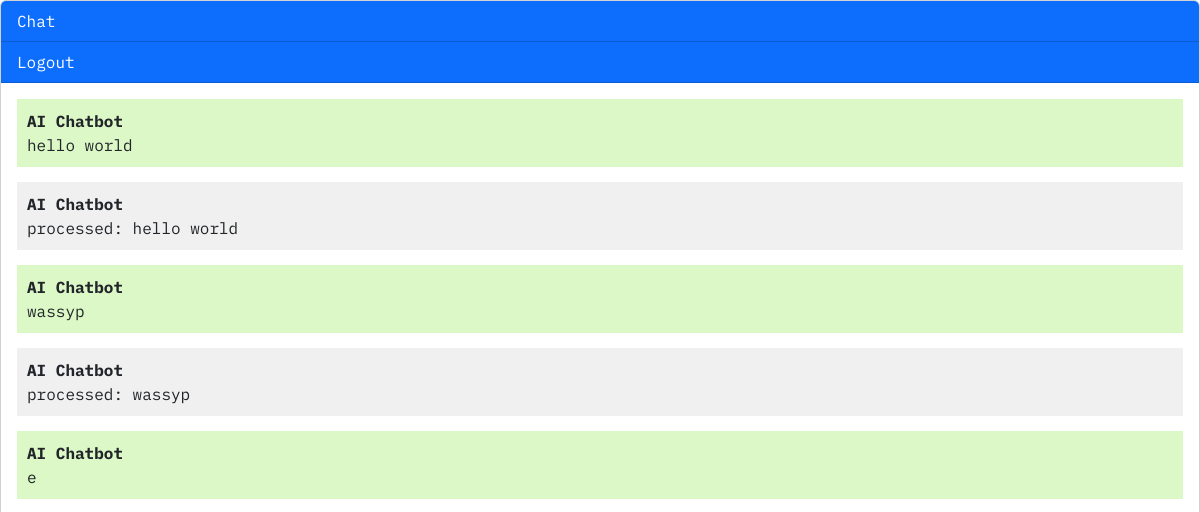
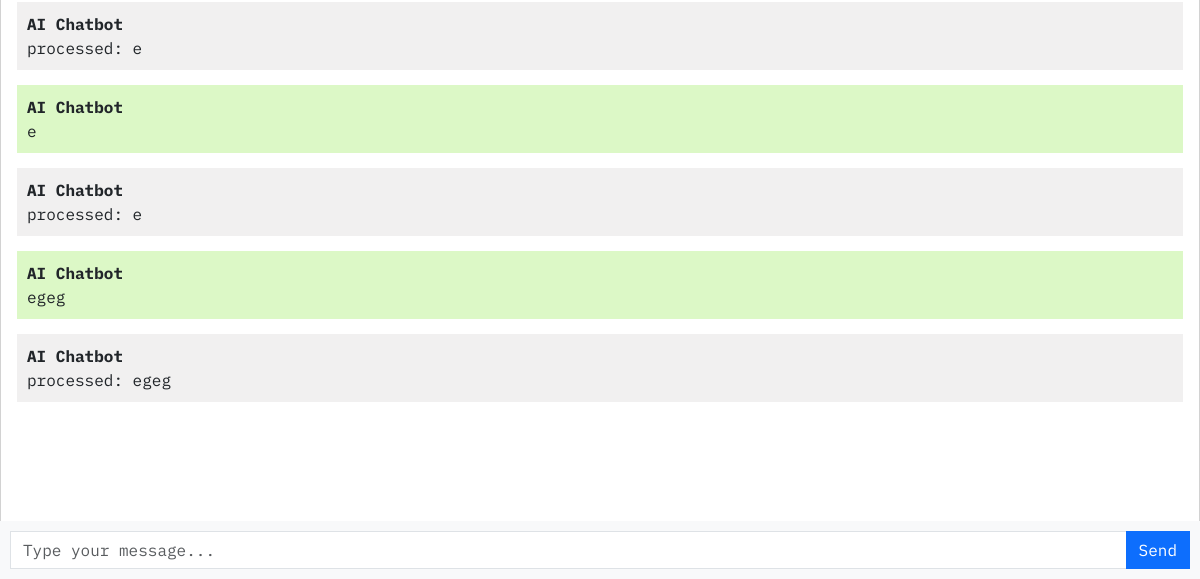
The app's page / (signed in), older data (2 pictures, top to bottom).
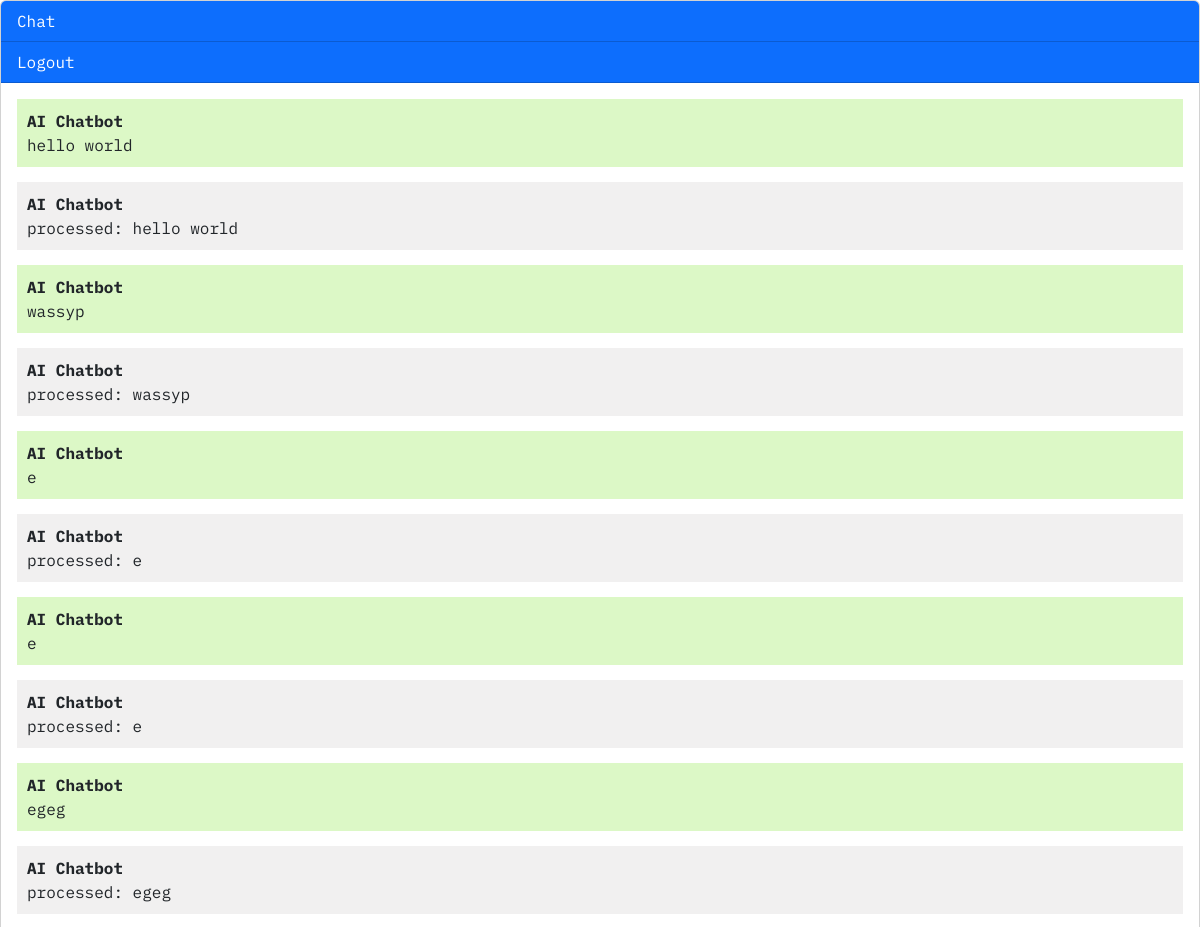
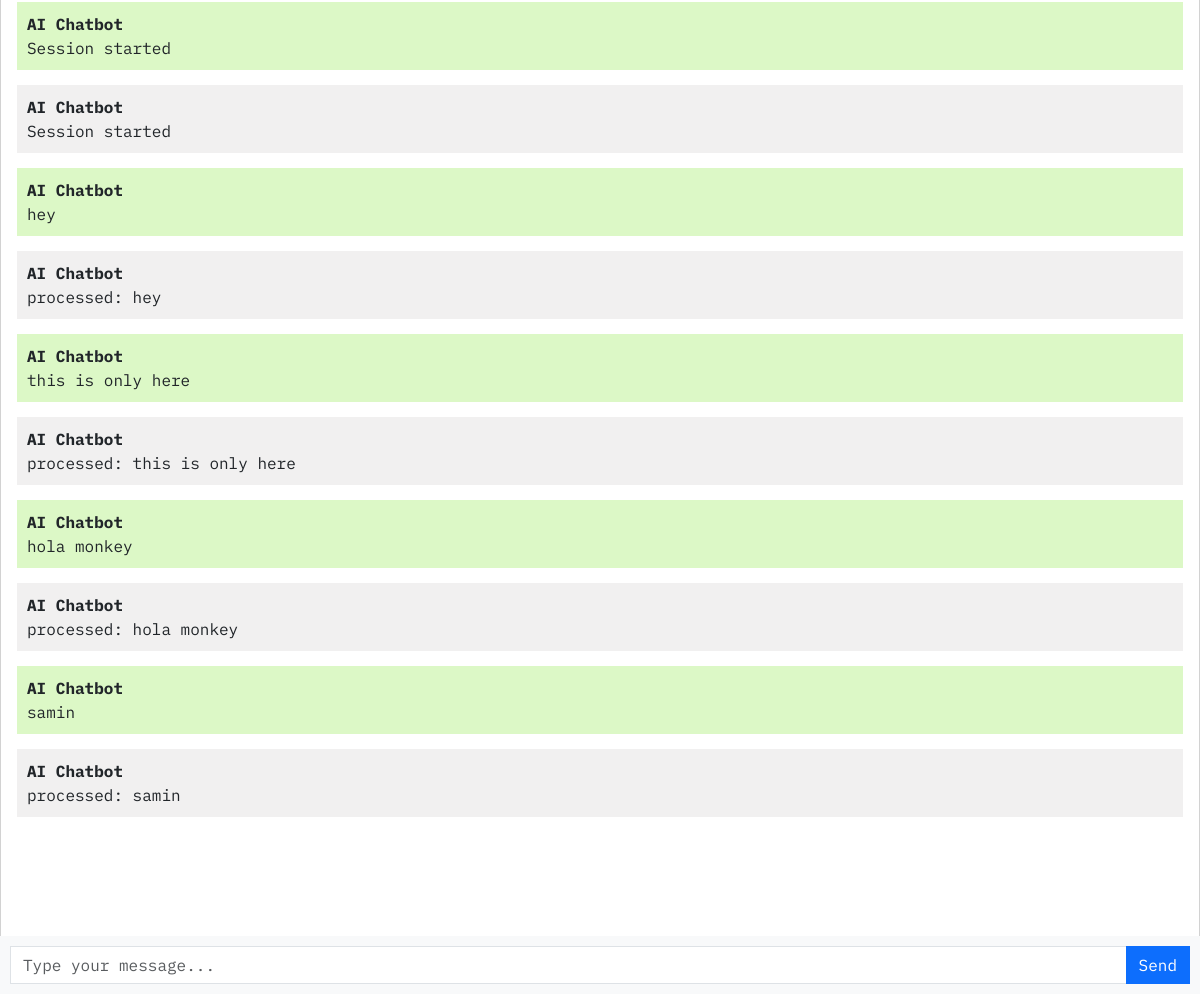
The same page, newer data (2 pictures, top to bottom).
### core/models.py (models this page shows, shortened)
class Chat(models.Model):
  user = models.ForeignKey(User, on_delete=models.CASCADE)
  message = models.TextField()
  response = models.TextField()
  created_at = models.DateTimeField(auto_now_add=True)

### core/views.py (the view)
# urls.py: path('', views.chatbot, name='home'),
def chatbot(request):
  chats = Chat.objects.filter(user=request.user)
  if request.method == 'POST':
    message = request.POST.get('message')
    response = "processed: " + message
    chat = Chat(user=request.user, message=message, response=response, created_at=timezone.now())
    chat.save()
    return JsonResponse({"message": message, "response": response})
  return render(request, 'home.html', {'chats': chats})

### templates/home.html (shortened to what this page needs)
{% extends 'base.html' %}
{% block content %}
<div class="chat-container">
  <div class="card flex-grow-1">
    <div class="card-header bg-primary text-white">Chat</div>
    {% if user.is_authenticated %}
    <div class="card-header bg-primary text-white"><a href="logout" style="text-decoration: none; color: white;">Logout</a></div>
    {% else %}
    <div class="card-header bg-primary text-white"><a href="login" style="text-decoration: none; color: white;">Login</a></div>
    <div class="card-header bg-primary text-white"><a href="register" style="text-decoration: none; color: white;">Register</a></div>
    {% endif %}
    <div class="card-body messages-box">
      <ul class="list-unstyled messages-list">
        {% for chat in chats %}
          {% if chat.user == request.user %}
            <li class="message sent">
              <div class="message-text">
                <div class="message-sender">
                  <b>AI Chatbot</b>
                </div>
                <div class="message-content">
                  {{ chat.message }}
                </div>
              </div>
            </li>
            <li class="message received">
              <div class="message-text">
                <div class="message-sender">
                  <b>AI Chatbot</b>
                </div>
                <div class="message-content">
                  {{ chat.response }}
                </div>
              </div>
            </li>
          {% endif %}
        {% endfor %}
      </ul>
    </div>
    <br><br>
    <br><br>
    <br><br>
  </div>
  <form class="message-form">
    <div class="input-group">
      <input type="text" class="form-control message-input" placeholder="Type your message...">
      <div class="input-group-append">
        <button type="submit" class="btn btn-primary btn-send">Send</button>
      </div>
    </div>
  </form>
</div>
{% endblock %}

### templates/base.html (shortened to what this page needs)
<!DOCTYPE html>
<html lang="en">
  <head>
    <link rel="stylesheet" href="https://stackpath.bootstrapcdn.com/bootstrap/4.3.1/css/bootstrap.min.css">
    <link href="https://cdn.jsdelivr.net/npm/bootstrap@5.3.2/dist/css/bootstrap.min.css" rel="stylesheet">
  </head>
  <body style="font-family: 'IBM Plex Mono', monospace;">
    {% block content %}{% endblock %}
  </body>
</html>

### templates/home.html (style rules this page uses)
body, html { height: 100%; }
.messages-box { flex: 1; overflow-y: auto; }
.messages-list { padding-left: 0; }
.message { margin-bottom: 15px; list-style: none; }
.message-text { padding: 10px; border-radius: 5px; }
.sent { background-color: #dcf8c6; align-self: flex-end; }
.received { background-color: #f1f0f0; align-self: flex-start; }
.message-form { display: flex; position: fixed; bottom: 0; left: 0; right: 0; padding: 10px; background-color: #f8f9fa; }
.message-input { flex: 1; border-radius: 0; border-right: none; }
.btn-send { border-radius: 0; }
.chat-container { height: 100%; display: flex; flex-direction: column; }

Row changes from the older to the newer data that the page shows:
added Chat: message "Session started", response "Session started"
added Chat: message "hey", response "processed: hey"
added Chat: message "this is only here", response "processed: this is only here"
added Chat: message "hola monkey", response "processed: hola monkey"
added Chat: message "samin", response "processed: samin"
